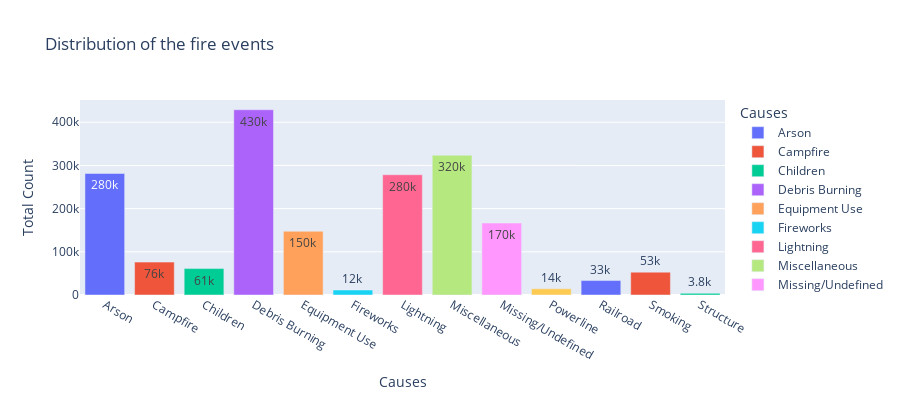

Here is the notebook cell this chart was saved with:
### Code cell
def plot_fire_cause(cause_count):
    fig = px.bar(cause_count, x='STAT_CAUSE_DESCR', y='count',
                hover_data=['count'], color='STAT_CAUSE_DESCR',
                labels={'count':'Total Count', 'STAT_CAUSE_DESCR': 'Causes'}, 
                text_auto='.2s',
                height=800,
                title="Distribution of the fire events")
fig.show()

### Figure 1 — Plotly figure (JSON) as saved in the notebook; plotly's stock layout.template omitted (floating-point values rounded to 4 significant figures)
{"data": [{"alignmentgroup": "True", "hovertemplate": "Causes=%{x}<br>Total Count=%{y}<extra></extra>", "legendgroup": "Arson", "marker": {"color": "#636efa", "pattern": {"shape": ""}}, "name": "Arson", "offsetgroup": "Arson", "orientation": "v", "showlegend": true, "textposition": "auto", "texttemplate": "%{y:.2s}", "type": "bar", "x": ["Arson"], "xaxis": "x", "y": [281455], "yaxis": "y"}, {"alignmentgroup": "True", "hovertemplate": "Causes=%{x}<br>Total Count=%{y}<extra></extra>", "legendgroup": "Campfire", "marker": {"color": "#EF553B", "pattern": {"shape": ""}}, "name": "Campfire", "offsetgroup": "Campfire", "orientation": "v", "showlegend": true, "textposition": "auto", "texttemplate": "%{y:.2s}", "type": "bar", "x": ["Campfire"], "xaxis": "x", "y": [76139], "yaxis": "y"}, {"alignmentgroup": "True", "hovertemplate": "Causes=%{x}<br>Total Count=%{y}<extra></extra>", "legendgroup": "Children", "marker": {"color": "#00cc96", "pattern": {"shape": ""}}, "name": "Children", "offsetgroup": "Children", "orientation": "v", "showlegend": true, "textposition": "auto", "texttemplate": "%{y:.2s}", "type": "bar", "x": ["Children"], "xaxis": "x", "y": [61167], "yaxis": "y"}, {"alignmentgroup": "True", "hovertemplate": "Causes=%{x}<br>Total Count=%{y}<extra></extra>", "legendgroup": "Debris Burning", "marker": {"color": "#ab63fa", "pattern": {"shape": ""}}, "name": "Debris Burning", "offsetgroup": "Debris Burning", "orientation": "v", "showlegend": true, "textposition": "auto", "texttemplate": "%{y:.2s}", "type": "bar", "x": ["Debris Burning"], "xaxis": "x", "y": [429028], "yaxis": "y"}, {"alignmentgroup": "True", "hovertemplate": "Causes=%{x}<br>Total Count=%{y}<extra></extra>", "legendgroup": "Equipment Use", "marker": {"color": "#FFA15A", "pattern": {"shape": ""}}, "name": "Equipment Use", "offsetgroup": "Equipment Use", "orientation": "v", "showlegend": true, "textposition": "auto", "texttemplate": "%{y:.2s}", "type": "bar", "x": ["Equipment Use"], "xaxis": "x", "y": [147612], "yaxis": "y"}, {"alignmentgroup": "True", "hovertemplate": "Causes=%{x}<br>Total Count=%{y}<extra></extra>", "legendgroup": "Fireworks", "marker": {"color": "#19d3f3", "pattern": {"shape": ""}}, "name": "Fireworks", "offsetgroup": "Fireworks", "orientation": "v", "showlegend": true, "textposition": "auto", "texttemplate": "%{y:.2s}", "type": "bar", "x": ["Fireworks"], "xaxis": "x", "y": [11500], "yaxis": "y"}, {"alignmentgroup": "True", "hovertemplate": "Causes=%{x}<br>Total Count=%{y}<extra></extra>", "legendgroup": "Lightning", "marker": {"color": "#FF6692", "pattern": {"shape": ""}}, "name": "Lightning", "offsetgroup": "Lightning", "orientation": "v", "showlegend": true, "textposition": "auto", "texttemplate": "%{y:.2s}", "type": "bar", "x": ["Lightning"], "xaxis": "x", "y": [278468], "yaxis": "y"}, {"alignmentgroup": "True", "hovertemplate": "Causes=%{x}<br>Total Count=%{y}<extra></extra>", "legendgroup": "Miscellaneous", "marker": {"color": "#B6E880", "pattern": {"shape": ""}}, "name": "Miscellaneous", "offsetgroup": "Miscellaneous", "orientation": "v", "showlegend": true, "textposition": "auto", "texttemplate": "%{y:.2s}", "type": "bar", "x": ["Miscellaneous"], "xaxis": "x", "y": [323805], "yaxis": "y"}, {"alignmentgroup": "True", "hovertemplate": "Causes=%{x}<br>Total Count=%{y}<extra></extra>", "legendgroup": "Missing/Undefined", "marker": {"color": "#FF97FF", "pattern": {"shape": ""}}, "name": "Missing/Undefined", "offsetgroup": "Missing/Undefined", "orientation": "v", "showlegend": true, "textposition": "auto", "texttemplate": "%{y:.2s}", "type": "bar", "x": ["Missing/Undefined"], "xaxis": "x", "y": [166723], "yaxis": "y"}, {"alignmentgroup": "True", "hovertemplate": "Causes=%{x}<br>Total Count=%{y}<extra></extra>", "legendgroup": "Powerline", "marker": {"color": "#FECB52", "pattern": {"shape": ""}}, "name": "Powerline", "offsetgroup": "Powerline", "orientation": "v", "showlegend": true, "textposition": "auto", "texttemplate": "%{y:.2s}", "type": "bar", "x": ["Powerline"], "xaxis": "x", "y": [14448], "yaxis": "y"}, {"alignmentgroup": "True", "hovertemplate": "Causes=%{x}<br>Total Count=%{y}<extra></extra>", "legendgroup": "Railroad", "marker": {"color": "#636efa", "pattern": {"shape": ""}}, "name": "Railroad", "offsetgroup": "Railroad", "orientation": "v", "showlegend": true, "textposition": "auto", "texttemplate": "%{y:.2s}", "type": "bar", "x": ["Railroad"], "xaxis": "x", "y": [33455], "yaxis": "y"}, {"alignmentgroup": "True", "hovertemplate": "Causes=%{x}<br>Total Count=%{y}<extra></extra>", "legendgroup": "Smoking", "marker": {"color": "#EF553B", "pattern": {"shape": ""}}, "name": "Smoking", "offsetgroup": "Smoking", "orientation": "v", "showlegend": true, "textposition": "auto", "texttemplate": "%{y:.2s}", "type": "bar", "x": ["Smoking"], "xaxis": "x", "y": [52869], "yaxis": "y"}, {"alignmentgroup": "True", "hovertemplate": "Causes=%{x}<br>Total Count=%{y}<extra></extra>", "legendgroup": "Structure", "marker": {"color": "#00cc96", "pattern": {"shape": ""}}, "name": "Structure", "offsetgroup": "Structure", "orientation": "v", "showlegend": true, "textposition": "auto", "texttemplate": "%{y:.2s}", "type": "bar", "x": ["Structure"], "xaxis": "x", "y": [3796], "yaxis": "y"}], "layout": {"barmode": "relative", "height": 400, "legend": {"title": {"text": "Causes"}, "tracegroupgap": 0}, "title": {"text": "Distribution of the fire events"}, "xaxis": {"anchor": "y", "categoryarray": ["Arson", "Campfire", "Children", "Debris Burning", "Equipment Use", "Fireworks", "Lightning", "Miscellaneous", "Missing/Undefined", "Powerline", "Railroad", "Smoking", "Structure"], "categoryorder": "array", "domain": [0, 1], "title": {"text": "Causes"}}, "yaxis": {"anchor": "x", "domain": [0, 1], "title": {"text": "Total Count"}}}}
